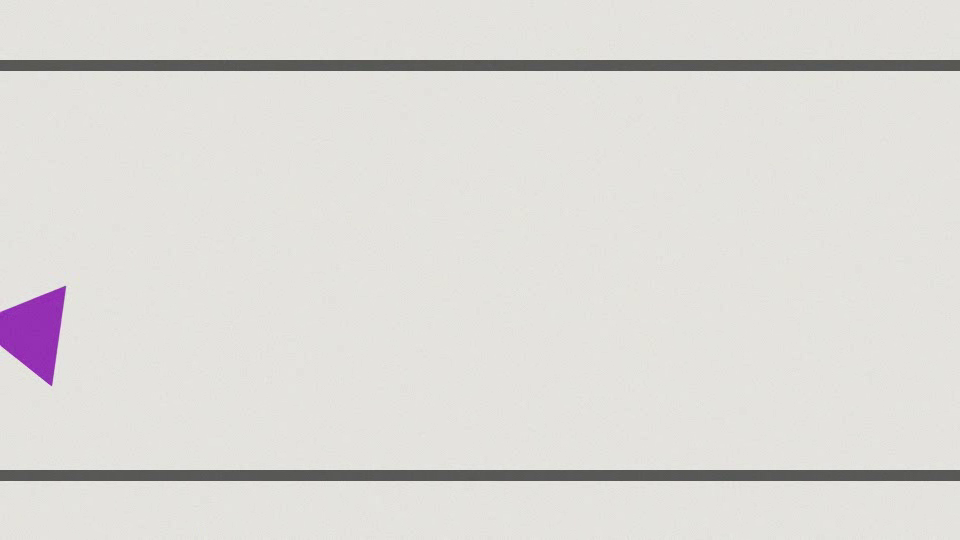
#> input picture frame 30 of samples/conveyor.mp4, 960 x 540 px
$ python main.py --video samples/conveyor.mp4
#> lines starting #> are read from the running program, lines starting #| are printed output that depends on the picture; after the words box and inside, x2 and y2 are one past the last pixel; in counts of white or black regions, pixels touching at a corner belong together
#> in run_stream, frame is the input picture: shape (540, 960, 3); mean B, G, R 216.1, 219.2, 221.4
### shape_detector.py
"""
shape_detector.py
-----------------
Core computer-vision logic for the Shape and Color Sorter.

The pipeline covers three topics from the CSC 126 laboratory:

  (a) Image Operations         -> resizing, Gaussian blur, color-space
                                  conversion, drawing boxes/labels/overlays
  (b) Image Segmentation       -> HSV color thresholding (cv2.inRange) and
                                  morphological opening/closing to clean masks
  (d) Image Analysis and       -> Canny edge detection, contour extraction,
      Transformation              polygon approximation, moments (centroid),
                                  minAreaRect (rotation-invariant aspect ratio)
                                  and circularity to classify each shape

Every function is small and does one job, so each step can be shown and
explained separately during the live demo.
"""

import math

import cv2
import numpy as np

# ---------------------------------------------------------------------------
# Configuration
# ---------------------------------------------------------------------------

# Width every frame is resized to. A fixed size keeps the area thresholds
# below meaningful no matter what camera or image resolution is used.
PROCESS_WIDTH = 800

# Contours smaller than this (in pixels, after resizing) are treated as noise.
MIN_AREA = 600

# HSV ranges for each color we sort.
# OpenCV stores Hue as 0-179 (not 0-359), Saturation and Value as 0-255.
# Red sits at both ends of the hue wheel, so it needs two ranges.
COLOR_RANGES = {
    "Red":    [((0, 90, 70), (8, 255, 255)), ((170, 90, 70), (179, 255, 255))],
    "Orange": [((9, 90, 70), (20, 255, 255))],
    "Yellow": [((21, 90, 70), (34, 255, 255))],
    "Green":  [((35, 70, 50), (85, 255, 255))],
    "Blue":   [((86, 90, 50), (128, 255, 255))],
    "Purple": [((129, 60, 50), (169, 255, 255))],
    "Black":  [((0,0,0),(179,70,110))],
}

# BGR colors used when drawing each label (OpenCV uses BGR, not RGB).
DRAW_COLORS = {
    "Red": (40, 40, 220),
    "Orange": (0, 140, 255),
    "Yellow": (0, 200, 230),
    "Green": (60, 170, 60),
    "Blue": (220, 110, 30),
    "Purple": (170, 60, 150),
    "Black": (0, 0, 0),
}


# ---------------------------------------------------------------------------
# (a) Image Operations: preprocessing
# ---------------------------------------------------------------------------

def resize_to_width(image, width=PROCESS_WIDTH):
    """Resize an image to a fixed width while keeping its aspect ratio."""
#> called with width = 800
    h, w = image.shape[:2]
    if w == width:
        return image
    scale = width / float(w)
    return cv2.resize(image, (width, int(h * scale)), interpolation=cv2.INTER_AREA)


def preprocess(frame):
    """
    Prepare a frame for segmentation.

    1. Resize to a fixed width.
    2. Gaussian blur (5x5) to remove sensor noise and paper texture,
       which would otherwise create jagged contours.
    3. Convert BGR -> HSV. HSV separates color (Hue) from brightness
       (Value), so a shadow on a red shape is still "red".

    Returns the resized BGR frame and its blurred HSV version.
    """
    resized = resize_to_width(frame)
    blurred = cv2.GaussianBlur(resized, (5, 5), 0)
    hsv = cv2.cvtColor(blurred, cv2.COLOR_BGR2HSV)
#> hsv: shape (450, 800, 3); mean H, S, V 24.3, 8.1, 221.6
    return resized, hsv


# ---------------------------------------------------------------------------
# (b) Image Segmentation: one binary mask per color
# ---------------------------------------------------------------------------

# 5x5 elliptical kernel for morphology. An ellipse avoids squaring off
# the edges of round shapes.
MORPH_KERNEL = cv2.getStructuringElement(cv2.MORPH_ELLIPSE, (5, 5))


def color_mask(hsv, ranges):
    """
    Build a clean binary mask for one color.

    cv2.inRange keeps pixels whose H, S and V all fall inside a range.
    Opening (erode then dilate) removes small specks; closing
    (dilate then erode) fills small holes inside the shape.
    """
    mask = np.zeros(hsv.shape[:2], dtype=np.uint8)
    for lower, upper in ranges:
        mask |= cv2.inRange(hsv, np.array(lower), np.array(upper))
    mask = cv2.morphologyEx(mask, cv2.MORPH_OPEN, MORPH_KERNEL, iterations=1)
    mask = cv2.morphologyEx(mask, cv2.MORPH_CLOSE, MORPH_KERNEL, iterations=2)
    return mask


def segment_colors(hsv):
    """Return a dict {color_name: mask} for every configured color."""
    return {name: color_mask(hsv, ranges) for name, ranges in COLOR_RANGES.items()}
#> the loop in color_mask (call 6), `for lower, upper in ranges:` made 1 pass
#> pass 1, in color_mask (call 6), `mask |= cv2.inRange(hsv, np.array(lower), np.array(upper))`:
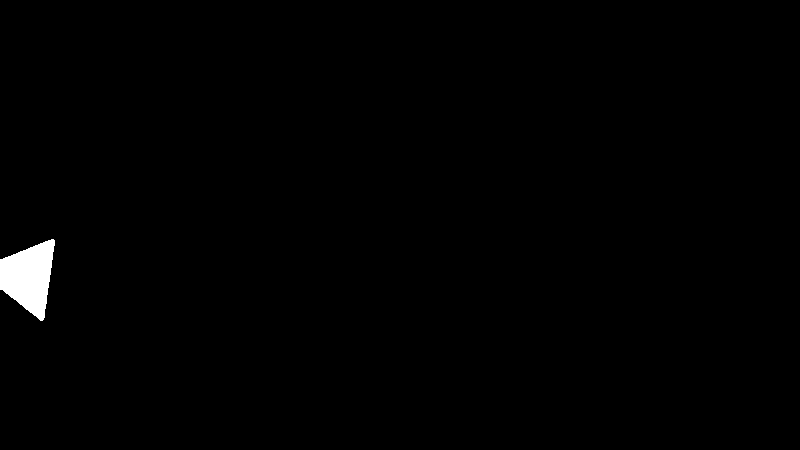
#> mask: shape (450, 800); 0.8% white; 1 white region, box (x1, y1, x2, y2) and area: (0, 239, 55, 321) 2871
#> the loop in color_mask (call 7), `for lower, upper in ranges:` made 1 pass
#> pass 1, in color_mask (call 7), `mask |= cv2.inRange(hsv, np.array(lower), np.array(upper))`:
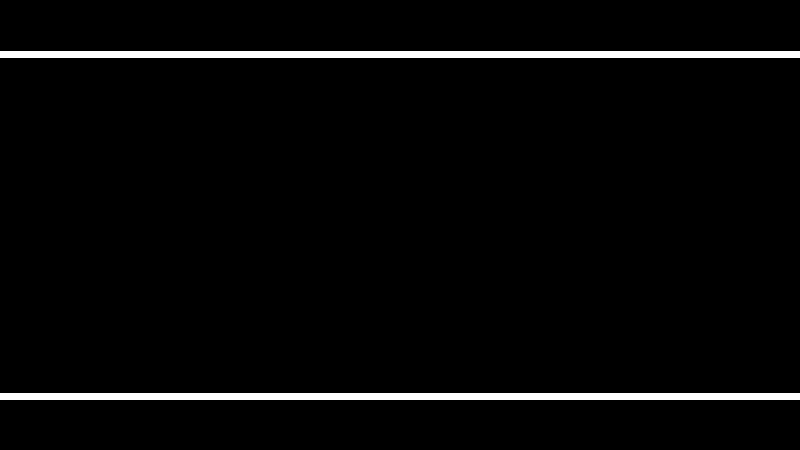
#> mask: shape (450, 800); 3.1% white; 2 white regions, box (x1, y1, x2, y2) and area: (0, 51, 800, 58) 5600, (0, 393, 800, 400) 5600


# ---------------------------------------------------------------------------
# (d) Image Analysis and Transformation: classify each contour
# ---------------------------------------------------------------------------

def classify_shape(contour):
    """
    Decide what shape a contour is.

    - approxPolyDP simplifies the outline to its main corners. The
      tolerance is 4% of the perimeter, which ignores small bumps
      but keeps real corners.
    - 3 corners -> Triangle
    - 4 corners -> Square or Rectangle. We use minAreaRect, which fits a
      rotated rectangle, so a tilted square is still a square.
    - 5 corners -> Pentagon
    - Otherwise use circularity = 4*pi*Area / Perimeter^2.
      A perfect circle scores 1.0; anything above 0.80 is a Circle.
    """
    perimeter = cv2.arcLength(contour, True)
    approx = cv2.approxPolyDP(contour, 0.04 * perimeter, True)
    corners = len(approx)

    if corners == 3:
        return "Triangle"

    if corners == 4:
        (_, _), (w, h), _ = cv2.minAreaRect(contour)
        aspect = max(w, h) / max(1.0, min(w, h))
        return "Square" if aspect <= 1.15 else "Rectangle"

    if corners == 5:
        return "Pentagon"

    area = cv2.contourArea(contour)
    circularity = 4 * math.pi * area / (perimeter * perimeter) if perimeter else 0
    if circularity >= 0.80:
        return "Circle"
    return "Unknown"


def centroid(contour):
    """Center of mass of a contour, from its image moments."""
    m = cv2.moments(contour)
    if m["m00"] == 0:
        x, y, w, h = cv2.boundingRect(contour)
        return x + w // 2, y + h // 2
    return int(m["m10"] / m["m00"]), int(m["m01"] / m["m00"])


def detect_objects(hsv):
    """
    Run segmentation + analysis and return a list of detections.

    Each detection is a dict with:
      color, shape, contour, bbox (x, y, w, h), center (cx, cy), area
    Also returns the per-color masks so they can be displayed.
    """
    masks = segment_colors(hsv)
#> masks = 7 items
    detections = []
    for color, mask in masks.items():
        # RETR_EXTERNAL: only outer outlines, so holes don't count twice.
        contours, _ = cv2.findContours(mask, cv2.RETR_EXTERNAL, cv2.CHAIN_APPROX_SIMPLE)
        for cnt in contours:
            area = cv2.contourArea(cnt)
            if area < MIN_AREA:
                continue
            detections.append({
                "color": color,
                "shape": classify_shape(cnt),
                "contour": cnt,
                "bbox": cv2.boundingRect(cnt),
                "center": centroid(cnt),
                "area": area,
            })
#> this loop made 7 passes
#> color on passes 1 to 5: 'Red', 'Orange', 'Yellow', 'Green', 'Blue'
#> after the loop, detections = 3 items
#> in process_frame, `detections, masks = detect_objects(hsv)`: masks = 7 items
    return detections, masks


def edge_map(frame):
    """Canny edge map, shown as a debug view of the object outlines."""
    gray = cv2.cvtColor(frame, cv2.COLOR_BGR2GRAY)
    gray = cv2.GaussianBlur(gray, (5, 5), 0)
    return cv2.Canny(gray, 50, 150)
#> returned value: shape (450, 800); 0.95% white in thin lines or dots, all inside (x1, y1, x2, y2) = (0, 49, 800, 401)


# ---------------------------------------------------------------------------
# (a) Image Operations: visualization
# ---------------------------------------------------------------------------

def draw_detections(frame, detections):
    """Draw contours, bounding boxes, labels and centroids on a copy of the frame."""
    out = frame.copy()

    # Semi-transparent fill so the detected region (the mask) is visible.
    overlay = out.copy()
    for d in detections:
        cv2.drawContours(overlay, [d["contour"]], -1, DRAW_COLORS[d["color"]], -1)
#> this loop made 3 passes
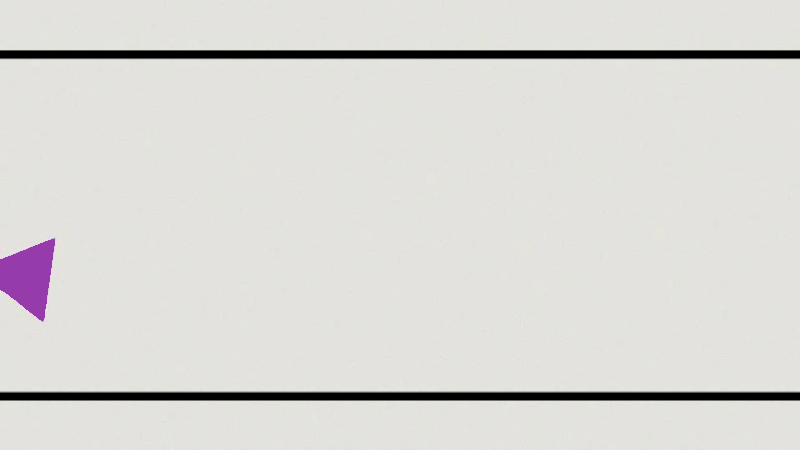
#> overlay: shape (450, 800, 3); mean B, G, R 213.3, 216.5, 218.6
    out = cv2.addWeighted(overlay, 0.25, out, 0.75, 0)

    for d in detections:
        color = DRAW_COLORS[d["color"]]
        x, y, w, h = d["bbox"]
        cx, cy = d["center"]
        label = f'{d["color"]} {d["shape"]}'

        cv2.drawContours(out, [d["contour"]], -1, color, 2)
        cv2.rectangle(out, (x, y), (x + w, y + h), (40, 40, 40), 1)
        cv2.circle(out, (cx, cy), 4, (255, 255, 255), -1)
        cv2.circle(out, (cx, cy), 4, (0, 0, 0), 1)

        # Label with a filled background so it stays readable on any color.
        (tw, th), base = cv2.getTextSize(label, cv2.FONT_HERSHEY_SIMPLEX, 0.5, 1)
        ty = max(y - 6, th + 6)
        cv2.rectangle(out, (x, ty - th - 5), (x + tw + 6, ty + base - 2), color, -1)
        cv2.putText(out, label, (x + 3, ty - 3), cv2.FONT_HERSHEY_SIMPLEX, 0.5,
                    (255, 255, 255), 1, cv2.LINE_AA)
#> this loop made 3 passes
#> (color, y, w, h, cx, cy, label, tw) on passes 1 to 3: ((170, 60, 150), 239, 55, 82, 28, 276, 'Purple Rectangle', 134), ((0, 0, 0), 393, 800, 7, 399, 396, 'Black Unknown', 119), ((0, 0, 0), 51, 800, 7, 399, 54, 'Black Unknown', 119)
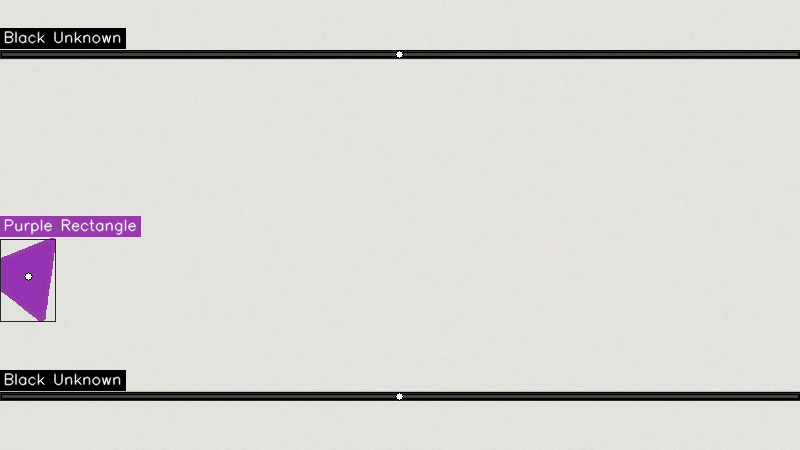
#> out: shape (450, 800, 3); mean B, G, R 210.5, 212.7, 215.5
#> in render, `resized, detections, masks, edges, result = process_frame(frame)`: detections = 3 items; masks = 7 items
    return out


def summarize(detections):
    """Count detections by 'Color Shape' label, sorted by count then name."""
    counts = {}
    for d in detections:
        key = f'{d["color"]} {d["shape"]}'
        counts[key] = counts.get(key, 0) + 1
    return sorted(counts.items(), key=lambda kv: (-kv[1], kv[0]))


def draw_summary_panel(frame, detections, fps=None):
    """Add a side panel listing the totals per label (and FPS for video)."""
#> called with fps = 0
    h = frame.shape[0]
    panel = np.full((h, 230, 3), 255, dtype=np.uint8)
    cv2.putText(panel, "DETECTED", (12, 30), cv2.FONT_HERSHEY_SIMPLEX, 0.65, (30, 30, 30), 2)
#> panel: shape (450, 230, 3); values 30 (black) and 255 (white), 99.2% white; 5 black regions, box (x1, y1, x2, y2) and area: (27, 15, 61, 32) 289, (74, 15, 98, 32) 187, (99, 15, 111, 32) 120, (14, 15, 26, 32) 119, (62, 15, 74, 32) 102
    cv2.putText(panel, f"Total objects: {len(detections)}", (12, 58),
                cv2.FONT_HERSHEY_SIMPLEX, 0.5, (30, 30, 30), 1, cv2.LINE_AA)
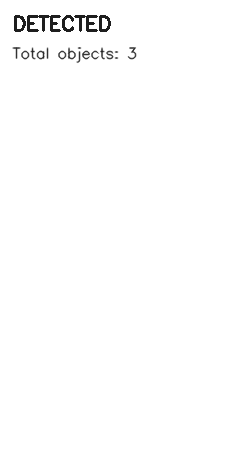
#> panel: shape (450, 230, 3); min 30, max 255, mean 252.5
    y = 88
    for label, n in summarize(detections):
        color = DRAW_COLORS[label.split()[0]]
        cv2.rectangle(panel, (12, y - 11), (24, y + 1), color, -1)
        cv2.putText(panel, f"{label}: {n}", (32, y), cv2.FONT_HERSHEY_SIMPLEX, 0.47,
                    (30, 30, 30), 1, cv2.LINE_AA)
        y += 22
        if y > h - 30:
            break
#> this loop made 2 passes
#> (label, n, color, y) on passes 1 to 2: ('Black Unknown', 2, (0, 0, 0), 110), ('Purple Rectangle', 1, (170, 60, 150), 132)
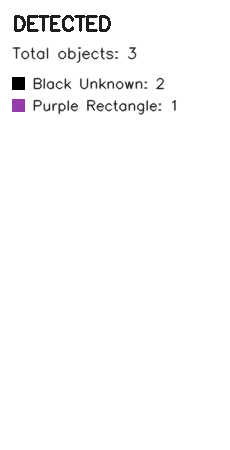
#> panel: shape (450, 230, 3); 2.04% of pixels changed, all inside (x1, y1, x2, y2) = (12, 77, 177, 115); drawn as B, G, R
#> after the loop, y = 132
    if fps is not None:
        cv2.putText(panel, f"FPS: {fps:.1f}", (12, h - 14), cv2.FONT_HERSHEY_SIMPLEX, 0.5,
                    (90, 90, 90), 1, cv2.LINE_AA)
    cv2.line(panel, (0, 0), (0, h), (200, 200, 200), 1)
    return np.hstack([frame, panel])
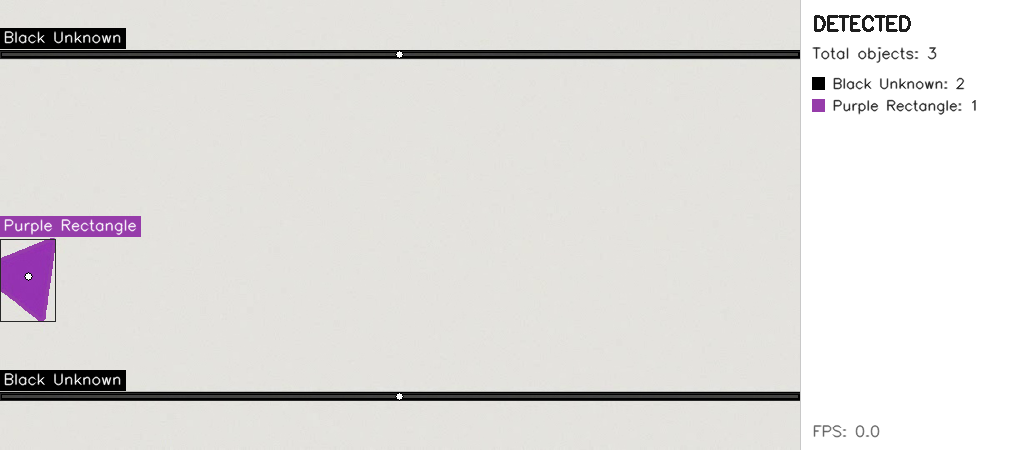
#> returned value: shape (450, 1030, 3); mean of channels 0, 1, 2 219.3, 220.9, 223.1; drawn as B, G, R


# [25 lines left out: functions combined_mask, build_grid, not called in this run]


def process_frame(frame):
    """
    Full pipeline for one frame. Returns:
      resized frame, detections, masks, edges, annotated result
    """
    resized, hsv = preprocess(frame)
    detections, masks = detect_objects(hsv)
    edges = edge_map(resized)
    result = draw_detections(resized, detections)
    return resized, detections, masks, edges, result

### main.py
"""
main.py
-------
Shape and Color Sorter - entry point.

Run on a static image, a recorded video, or a live webcam feed:

    python main.py --image samples/shapes_01.jpg
    python main.py --video samples/conveyor.mp4
    python main.py --webcam            (default camera 0)
    python main.py --webcam 1          (second camera)

Keyboard controls while the window is open:
    v   switch view: Result  ->  4-panel pipeline (Original/Mask/Edges/Result)
    s   save a screenshot to the output/ folder
    p   pause / resume (video and webcam)
    q   quit (Esc also works)

Add --no-display to process without opening a window (results are saved
to output/). Useful for batch runs or machines without a screen.
"""

import argparse
import os
import sys
import time

import cv2

from shape_detector import build_grid, draw_summary_panel, process_frame, summarize

OUTPUT_DIR = "output"
WINDOW = "Shape and Color Sorter"


def render(frame, view, fps=None):
    """Run the pipeline on one frame and build the image to show."""
    resized, detections, masks, edges, result = process_frame(frame)
    if view == "grid":
        canvas = build_grid(resized, masks, edges, result)
    else:
        canvas = draw_summary_panel(result, detections, fps)
    return canvas, detections


# [46 lines left out: functions save_image, print_counts, run_image, not called in this run]


# ---------------------------------------------------------------------------
# Video / webcam mode
# ---------------------------------------------------------------------------

def run_stream(source, show=True, label="stream"):
    """Process a recorded video (path) or a webcam (integer index)."""
    cap = cv2.VideoCapture(source)
    if not cap.isOpened():
        sys.exit(f"Could not open video source: {source}")

    writer = None
    if not show:
        # Headless: write the annotated video to output/.
        os.makedirs(OUTPUT_DIR, exist_ok=True)
        out_path = os.path.join(OUTPUT_DIR, f"{label}_result.mp4")
        src_fps = cap.get(cv2.CAP_PROP_FPS) or 25

    view, paused, shot = "result", False, 0
    fps, last = 0.0, time.time()
    canvas = None
    frames = 0

    while True:
        if not paused:
            ok, frame = cap.read()
            if not ok:
                break  # end of video
            canvas, detections = render(frame, view, fps)
#> detections = 3 items
            frames += 1

            # Smoothed frames-per-second, so the number doesn't flicker.
            now = time.time()
            inst = 1.0 / max(now - last, 1e-6)
            fps = inst if fps == 0 else 0.9 * fps + 0.1 * inst
            last = now

            if writer is None and not show:
                h, w = canvas.shape[:2]
                writer = cv2.VideoWriter(out_path, cv2.VideoWriter_fourcc(*"mp4v"), src_fps, (w, h))
            if writer is not None:
                writer.write(canvas)

        if show:
            cv2.imshow(WINDOW, canvas)
            key = cv2.waitKey(1) & 0xFF
#> (key q is pressed here)
            if key in (ord("q"), 27):
                break
            if key == ord("v"):
                view = "grid" if view == "result" else "result"
            elif key == ord("p"):
                paused = not paused
            elif key == ord("s"):
                shot += 1
                save_image(canvas, f"{label}_{view}_{shot:02d}.png")

    cap.release()
    if writer is not None:
        writer.release()
        print(f"Saved {out_path} ({frames} frames, avg {fps:.1f} FPS)")
    cv2.destroyAllWindows()


# ---------------------------------------------------------------------------
# Command line
# ---------------------------------------------------------------------------

def parse_args():
    p = argparse.ArgumentParser(description="Detect, label and count colored shapes with OpenCV.")
    src = p.add_mutually_exclusive_group(required=True)
    src.add_argument("--image", help="path to an image file")
    src.add_argument("--video", help="path to a video file")
    src.add_argument("--webcam", nargs="?", const=0, type=int, help="webcam index (default 0)")
    p.add_argument("--no-display", action="store_true", help="don't open a window; save results to output/")
    return p.parse_args()


def main():
    args = parse_args()
    show = not args.no_display
    if args.image:
        run_image(args.image, show)
    elif args.video:
        label = os.path.splitext(os.path.basename(args.video))[0]
        run_stream(args.video, show, label)
    else:
        run_stream(args.webcam, show, "webcam")


if __name__ == "__main__":
    main()
